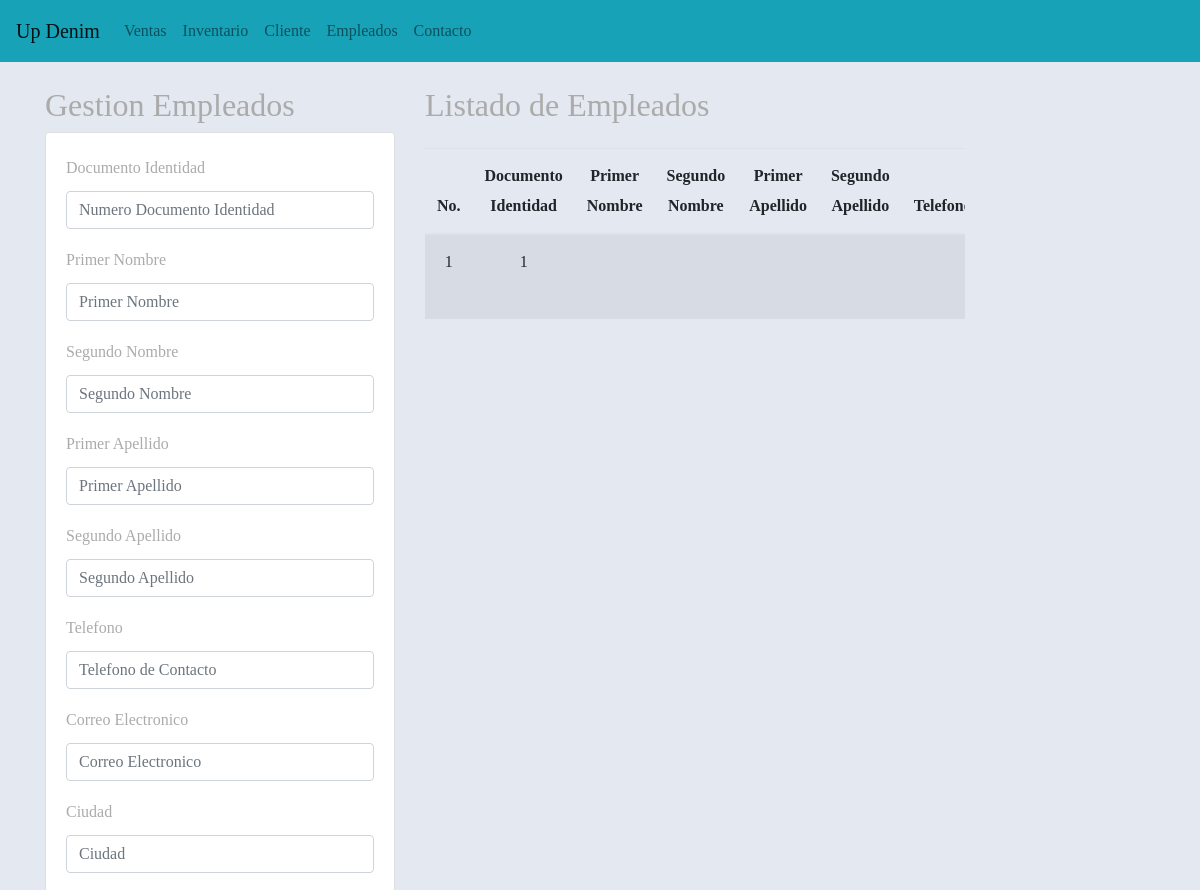
/registrarEmpleado/ (upper part), run on an earlier commit of the app's database.
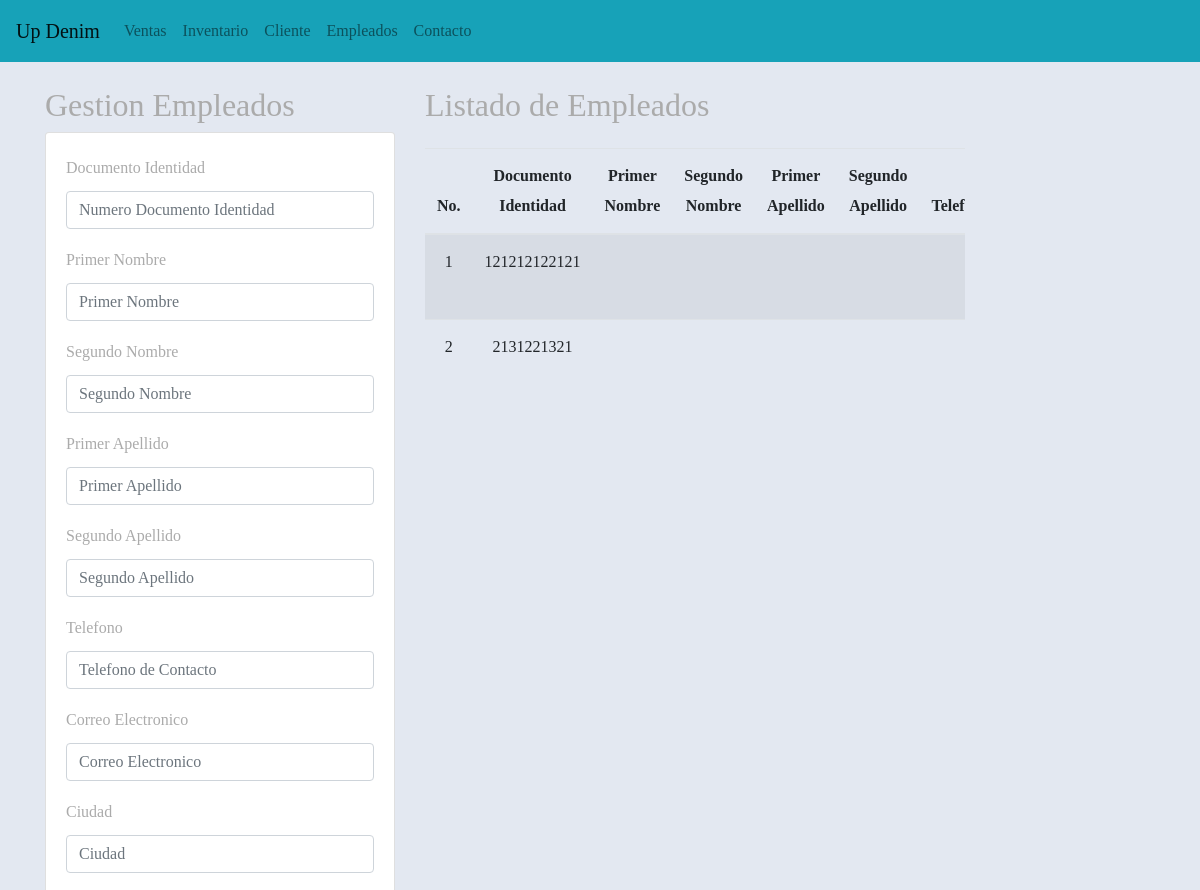
And on a later commit of the database.
### aplicaciones/Academico/models.py (models this page shows, shortened)
class Empleado(models.Model):
    idEmpleado = models.AutoField(primary_key=True)
    idDocumentoEmp = models.ForeignKey(Persona, on_delete=models.CASCADE)
    fechaIngreso = models.DateField()
    salario = models.FloatField()
    fechaNacimiento = models.DateField()
    rh = models.CharField(max_length=5)
    idarl = models.ForeignKey(Arl, on_delete=models.CASCADE)
    ideps = models.ForeignKey(Eps, on_delete=models.CASCADE)
    idFondoPension = models.ForeignKey(Fondopension, on_delete=models.CASCADE)
    idCargoEmpleado = models.ForeignKey(CargoEmpleado, on_delete=models.CASCADE)
    iduser = models.ForeignKey(Usuario, on_delete=models.CASCADE)
    idrol = models.ForeignKey(Rol, on_delete=models.CASCADE)

class Persona(models.Model):
    iddocumento = models.AutoField(primary_key=True)
    primernombre = models.CharField(max_length=45, null=False, blank=False)
    segundonombre = models.CharField(max_length=45, blank=True, null=True)
    primerapellido = models.CharField(max_length=45, null=False, blank=False)
    segundoapellido = models.CharField(max_length=45, blank=True, null=True)
    idcontacto = models.ForeignKey(Contacto, on_delete=models.CASCADE)
    iddireccion = models.ForeignKey(Direccion, on_delete=models.CASCADE)
    idgenero = models.ForeignKey(Genero, on_delete=models.CASCADE)
    def __str__(self):
        texto = '{0}'
        return texto.format(self.iddocumento)

### aplicaciones/Academico/views.py (the view, shortened to what this page needs)
# urls.py: path('registrarEmpleado/', views.registrarEmpleado),
@transaction.atomic
def registrarEmpleado(request):
    cargos = CargoEmpleado.objects.all()
    genero = Genero.objects.all()
    empleados = Empleado.objects.all()
    personas = Persona.objects.all()
    fondo = Fondopension
    return render(request, "novedadesPersonal.html", {"cargos": cargos, "genero": genero, "empleados":empleados, "personas": personas})

### aplicaciones/Academico/models.py (called while the page is built)
    def __str__(self):
        return self.cargoEmpleado

### aplicaciones/Academico/templates/novedadesPersonal.html (shortened to what the changed rows need)
{% extends "base.html" %}
{% block body %}
<div class="row">
    <div class="col-sm-12 col-md-6 col-lg-4 col-xl-4">
        <h2>Gestion Empleados</h2>
    </div>
    <div class="col-md-6">
        <h2 class="mb-4">Listado de Empleados</h2>
        <div class="table-responsive">
            <table class="table table-striped">
                <thead>
                    <tr>
                        <th>No.</th>
                       <th>Documento Identidad</th>
                       <th>Primer Nombre</th>
                       <th>Segundo Nombre</th>
                       <th>Primer Apellido</th>
                       <th>Segundo Apellido</th>
                       <th>Telefono</th>
                    </tr>
                </thead>
                <tbody>
                    {% for c in empleados %}
                    <tr>
                        <td>{{forloop.counter}}</td>
                        <td>{{c.idDocumentoEmp}}</td>
                        <td>{{c.iddocumento.primernombre}}</td>
                        <td>{{c.iddocumento.segundonombre}}</td>
                        <td>{{c.iddocumento.primerapellido}}</td>
                        <td>{{c.iddocumento.segundoapellido}}</td>
                        <td>{{c.iddocumento.idcontacto.telefono}}</td>
                    </tr>
                    {% endfor %}
                </tbody>
            </table>
        </div>
    </div>
</div>
{% endblock %}

What changed in the data, as far as the page shows it:
removed Empleado: idDocumentoEmp "1"
added Empleado: idDocumentoEmp "121212122121"
added Empleado: idDocumentoEmp "2131221321"
